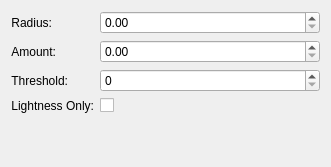
<?xml version="1.0" encoding="UTF-8"?>
<ui version="4.0">
 <author>
    SPDX-FileCopyrightText: none
    SPDX-License-Identifier: GPL-3.0-or-later
  </author>
 <class>WdgUnsharp</class>
 <widget class="QWidget" name="WdgUnsharp">
  <property name="geometry">
   <rect>
    <x>0</x>
    <y>0</y>
    <width>331</width>
    <height>167</height>
   </rect>
  </property>
  <layout class="QFormLayout" name="formLayout">
   <item row="0" column="0">
    <widget class="QLabel" name="textLabel1">
     <property name="sizePolicy">
      <sizepolicy hsizetype="MinimumExpanding" vsizetype="Preferred">
       <horstretch>0</horstretch>
       <verstretch>0</verstretch>
      </sizepolicy>
     </property>
     <property name="text">
      <string>Radius:</string>
     </property>
     <property name="alignment">
      <set>Qt::AlignRight|Qt::AlignTrailing|Qt::AlignVCenter</set>
     </property>
     <property name="wordWrap">
      <bool>false</bool>
     </property>
    </widget>
   </item>
   <item row="0" column="1">
    <widget class="KisDoubleSliderSpinBox" name="doubleHalfSize" native="true">
     <property name="sizePolicy">
      <sizepolicy hsizetype="Expanding" vsizetype="Preferred">
       <horstretch>0</horstretch>
       <verstretch>0</verstretch>
      </sizepolicy>
     </property>
    </widget>
   </item>
   <item row="1" column="0">
    <widget class="QLabel" name="textLabel3">
     <property name="sizePolicy">
      <sizepolicy hsizetype="MinimumExpanding" vsizetype="Preferred">
       <horstretch>0</horstretch>
       <verstretch>0</verstretch>
      </sizepolicy>
     </property>
     <property name="text">
      <string comment="Amount in Unsharp mask filter">Amount:</string>
     </property>
     <property name="alignment">
      <set>Qt::AlignRight|Qt::AlignTrailing|Qt::AlignVCenter</set>
     </property>
     <property name="wordWrap">
      <bool>false</bool>
     </property>
    </widget>
   </item>
   <item row="2" column="0">
    <widget class="QLabel" name="textLabel2">
     <property name="sizePolicy">
      <sizepolicy hsizetype="MinimumExpanding" vsizetype="Preferred">
       <horstretch>0</horstretch>
       <verstretch>0</verstretch>
      </sizepolicy>
     </property>
     <property name="text">
      <string>Threshold:</string>
     </property>
     <property name="alignment">
      <set>Qt::AlignRight|Qt::AlignTrailing|Qt::AlignVCenter</set>
     </property>
     <property name="wordWrap">
      <bool>false</bool>
     </property>
    </widget>
   </item>
   <item row="3" column="0">
    <widget class="QLabel" name="label">
     <property name="text">
      <string>Lightness Only:</string>
     </property>
     <property name="alignment">
      <set>Qt::AlignRight|Qt::AlignTrailing|Qt::AlignVCenter</set>
     </property>
     <property name="wordWrap">
      <bool>true</bool>
     </property>
    </widget>
   </item>
   <item row="3" column="1">
    <widget class="QCheckBox" name="chkLightnessOnly">
     <property name="text">
      <string notr="true"/>
     </property>
    </widget>
   </item>
   <item row="4" column="0" colspan="2">
    <spacer>
     <property name="orientation">
      <enum>Qt::Vertical</enum>
     </property>
     <property name="sizeType">
      <enum>QSizePolicy::Expanding</enum>
     </property>
     <property name="sizeHint" stdset="0">
      <size>
       <width>20</width>
       <height>21</height>
      </size>
     </property>
    </spacer>
   </item>
   <item row="1" column="1">
    <widget class="KisDoubleSliderSpinBox" name="doubleAmount" native="true">
     <property name="sizePolicy">
      <sizepolicy hsizetype="Expanding" vsizetype="Preferred">
       <horstretch>0</horstretch>
       <verstretch>0</verstretch>
      </sizepolicy>
     </property>
    </widget>
   </item>
   <item row="2" column="1">
    <widget class="KisSliderSpinBox" name="intThreshold" native="true">
     <property name="sizePolicy">
      <sizepolicy hsizetype="Expanding" vsizetype="Preferred">
       <horstretch>0</horstretch>
       <verstretch>0</verstretch>
      </sizepolicy>
     </property>
    </widget>
   </item>
  </layout>
 </widget>
 <customwidgets>
  <customwidget>
   <class>KisSliderSpinBox</class>
   <extends>QSpinBox</extends>
   <header>kis_slider_spin_box.h</header>
   <container>1</container>
  </customwidget>
  <customwidget>
   <class>KisDoubleSliderSpinBox</class>
   <extends>QDoubleSpinBox</extends>
   <header>kis_slider_spin_box.h</header>
   <container>1</container>
  </customwidget>
 </customwidgets>
 <resources/>
 <connections/>
</ui>
